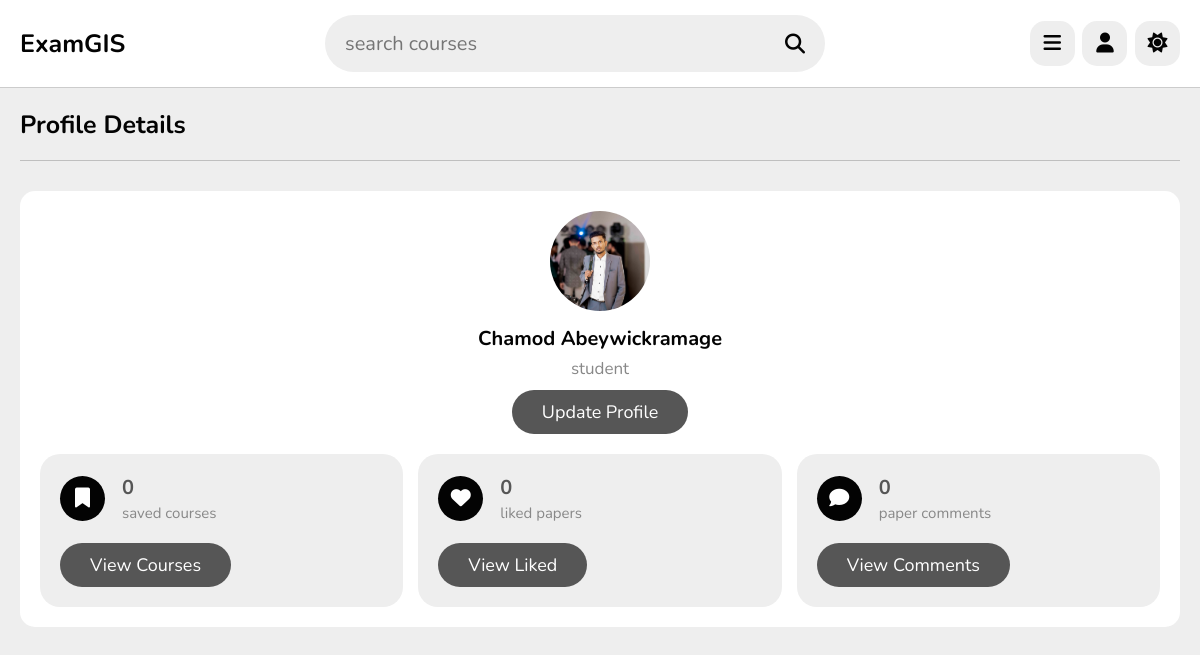
The page /profile.php (signed in) on the database its author committed.
### tables this page shows
CREATE TABLE `users` (
  `id` varchar(20) NOT NULL,
  `name` varchar(50) NOT NULL,
  `email` varchar(50) NOT NULL,
  `password` varchar(50) NOT NULL,
  `image` varchar(100) NOT NULL
);

### profile.php (the view, shortened to what this page needs)
<?php
include 'components/connect.php';
if(isset($_COOKIE['user_id'])){
   $user_id = $_COOKIE['user_id'];
}else{
   $user_id = '';
   header('Location: login.php');
   exit();
}
$select_likes = $conn->prepare("SELECT * FROM `likes` WHERE user_id = ?");
$select_likes->execute([$user_id]);
$total_likes = $select_likes->rowCount();
$select_comments = $conn->prepare("SELECT * FROM `comments` WHERE user_id = ?");
$select_comments->execute([$user_id]);
$total_comments = $select_comments->rowCount();
$select_bookmark = $conn->prepare("SELECT * FROM `bookmark` WHERE user_id = ?");
$select_bookmark->execute([$user_id]);
$total_bookmarked = $select_bookmark->rowCount();
?>
<!DOCTYPE html>
<html lang="en">
<head>
   <link rel="stylesheet" href="https://cdnjs.cloudflare.com/ajax/libs/font-awesome/6.2.0/css/all.min.css">
   <link rel="stylesheet" href="css/style.css">
</head>
<body>
<?php include 'components/user_header.php'; ?>
<section class="profile">
   <h1 class="heading">profile details</h1>
   <div class="details">
      <div class="user">
         <img src="uploaded_files/user_thumb/<?= $fetch_profile['image']; ?>" alt="">
         <h3><?= $fetch_profile['name']; ?></h3>
         <p>student</p>
         <a href="update.php" class="inline-btn">update profile</a>
      </div>
      <div class="box-container">
         <div class="box">
            <div class="flex">
               <i class="fas fa-bookmark"></i>
               <div>
                  <h3><?= $total_bookmarked; ?></h3>
                  <span>saved courses</span>
               </div>
            </div>
            <a href="#" class="inline-btn">view courses</a>
         </div>
         <div class="box">
            <div class="flex">
               <i class="fas fa-heart"></i>
               <div>
                  <h3><?= $total_likes; ?></h3>
                  <span>liked papers</span>
               </div>
            </div>
            <a href="#" class="inline-btn">view liked</a>
         </div>
         <div class="box">
            <div class="flex">
               <i class="fas fa-comment"></i>
               <div>
                  <h3><?= $total_comments; ?></h3>
                  <span>paper comments</span>
               </div>
            </div>
            <a href="#" class="inline-btn">view comments</a>
         </div>
      </div>
   </div>
</section>
</body>
</html>

### css/style.css (style rules this page uses)
html { scroll-behavior: smooth; }
:root { --main-color:#565656; --red:#e74c3c; --oragen:#030303; --white:#fff; --black:#030303; --light-color:#888; --light-bg:#eee; --dark-hd:#0000006b; --border:.1rem solid rgba(0,0,0,.2); --transparency-white: rgba(204, 203, 203, 0.603); --transparency-nav-white:rgb(255 255 255 / 54%); }
* { font-family: 'Nunito', sans-serif; margin: 0; padding: 0; box-sizing: border-box; outline: none; border: none; text-decoration: none; }
html { font-size: 62.5%; overflow-x: hidden; }
body { background-color: var(--light-bg); padding-left: 30rem; transition: all 0.3s ease-out; }
section { padding:2rem; max-width: 1200px; margin: 0 auto; }
.btn, .option-btn, .delete-btn, .inline-option-btn, .inline-btn, .inline-delete-btn { border-radius: 45px; padding: 1rem 3rem; font-size: 1.8rem; color: #fff; margin-top: 1rem; text-transform: capitalize; cursor: pointer; text-align: center; }
.inline-btn, .inline-option-btn, .inline-delete-btn { display: inline-block; }
.btn, .inline-btn { background-color: var(--main-color); }
.heading { padding-bottom: 1.8rem; border-bottom: var(--border); font-size: 2.5rem; color: var(--black); text-transform: capitalize; margin-bottom: 3rem; transition: all 0.3s ease-in; }
.profile .details { background-color: var(--white); border-radius: 15px; padding: 2rem; }
.profile .details .user { text-align: center; margin-bottom: 2rem; }
.profile .details .user img { height: 10rem; width: 10rem; border-radius: 50%; object-fit: cover; margin-bottom: .5rem; }
.profile .details .user h3 { font-size: 2rem; margin: .5rem 0; color: var(--black); }
.profile .details .user p { font-size: 1.7rem; color: var(--light-color); }
.profile .details .box-container { display: flex; flex-wrap: wrap; align-items: flex-end; gap: 1.5rem; }
.profile .details .box-container .box { background-color: var(--light-bg); border-radius: 20px; padding: 2rem; flex: 1 1 30rem; }
.profile .details .box-container .box .flex { display: flex; align-items: center; gap: 1.7rem; margin-bottom: 1rem; }
.profile .details .box-container .box .flex i { height: 4.5rem; width: 4.5rem; border-radius: 100px; background-color: var(--black); line-height: 4.4rem; font-size: 2rem; color: var(--white); text-align: center; }
.profile .details .box-container .box .flex h3 { font-size: 2rem; color: var(--main-color); margin-bottom: .2rem; }
.profile .details .box-container .box .flex span { font-size: 1.5rem; color: var(--light-color); }
@media (max-width:1200px) { body { padding-left: 0; } }

### rows shown on the page
users: image (picture), name "Chamod Abeywickramage"

### other values the page prints
$total_bookmarked "0"
$total_likes "0"
$total_comments "0"
